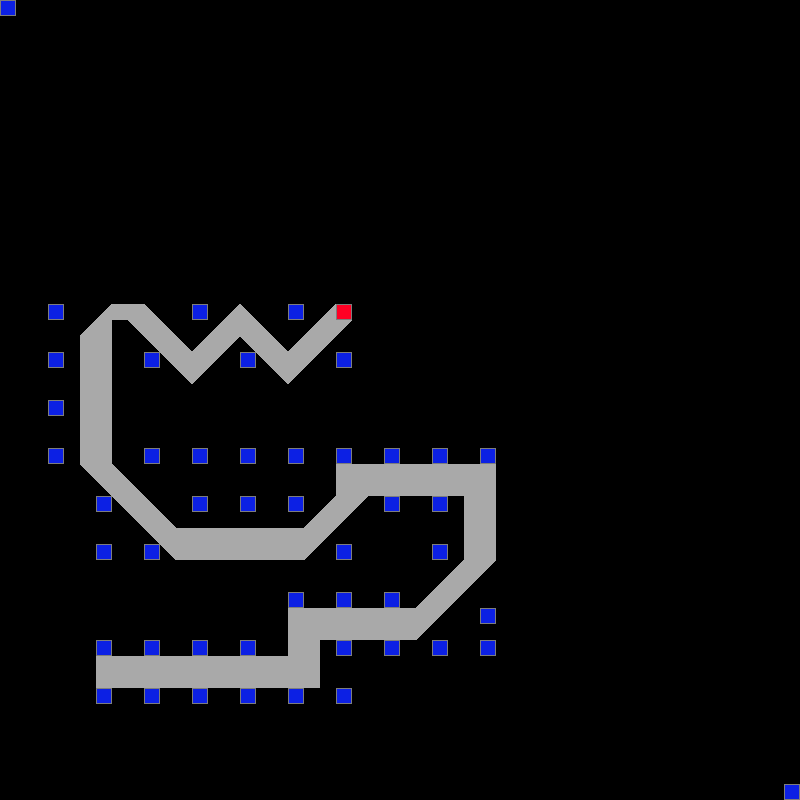

Below is a game level as drawn by its tile map, then a one-line description and the .tmx that defines it (tile-layer data replaced by summaries):
An orthogonal 50x50 tile map with 16x16 px tiles, 1 tile layer (Tile Layer 1) and 1 object.

<map version="1.0" orientation="orthogonal" width="50" height="50" tilewidth="16" tileheight="16">
 <tileset firstgid="1" name="Simple" tilewidth="16" tileheight="16">
  <image source="simpleAtlas.png" width="128" height="128" />
 </tileset>
 <layer name="Tile Layer 1" width="50" height="50">
  <data>[2500 cells, 233 non-empty, 7 distinct tile ids]</data>
 </layer>
 <objectgroup name="Object Layer 1" width="50" height="50">
  <object x="96" y="672">
   <polyline points="0,0 16,0 32,0 48,0 64,0 80,0 96,0 112,0 128,0 144,0 160,0 176,0 192,0 208,0 208,-16 208,-32 208,-48 224,-48 240,-48 256,-48 272,-48 288,-48 304,-48 320,-48 336,-64 352,-80 368,-96 384,-112 384,-128 384,-144 384,-160 384,-176 384,-192 368,-192 352,-192 336,-192 320,-192 304,-192 288,-192 272,-192 256,-192 256,-176 240,-160 224,-144 208,-128 192,-128 176,-128 160,-128 144,-128 128,-128 112,-128 96,-128 80,-128 64,-144 48,-160 32,-176 16,-192 0,-208 0,-224 0,-240 0,-256 0,-272 0,-288 0,-304 0,-320 0,-336 16,-352 32,-352 48,-352 64,-336 80,-320 96,-304 112,-320 128,-336 144,-352 160,-336 176,-320 192,-304 208,-320 224,-336 240,-352" />
  </object>
 </objectgroup>
</map>
